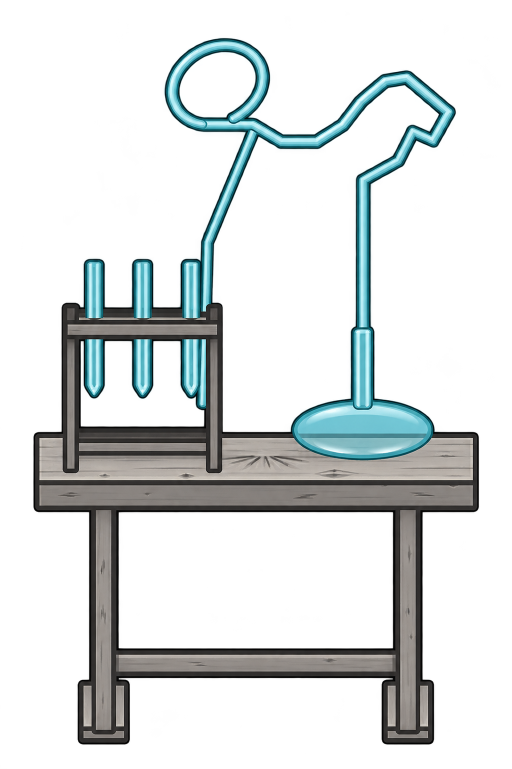
#> input picture art/conversion/scn-alchemist-table/v3/refined-front-raw.png, 1023 x 1537 px (shown at 1/2 size)
$ python prepare-front-guided-turnaround.py
#> lines starting #> are read from the running program, lines starting #| are printed output that depends on the picture; after the words box and inside, x2 and y2 are one past the last pixel; in counts of white or black regions, pixels touching at a corner belong together
"""Inspect and register the refined front before requesting the remaining views."""
from pathlib import Path
from datetime import datetime,timezone
import hashlib,json,shutil
import numpy as np
from scipy import ndimage
from PIL import Image
HERE=Path(__file__).resolve().parent;ROOT=HERE.parents[3]
assert not (HERE/'first-front-structural-review.json').exists()
def ref(p):return dict(path=p.relative_to(ROOT).as_posix(),sha256=hashlib.sha256(p.read_bytes()).hexdigest())
def write(n,d):(HERE/n).write_bytes((json.dumps(d,indent=2)+'\n').encode())
raw=Path('C:/Users/darka/.codex/generated_images/01a15150-6512-7ae1-9634-400d4b94d6cb/exec-958e1dc7-3725-455f-abe3-4461f2e6c2fc.png');shutil.copyfile(raw,HERE/'refined-front-raw.png')
now=datetime.now(timezone.utc).isoformat()
review=dict(timestamp=now,status='PASS',scope='First front refinement structural inspection before extraction',raw=ref(HERE/'refined-front-raw.png'),findings=['Wooden table, supports/brace, radial burns, left three-phial rack and tall connected coil/alembic retained.','Rectangular tabletop boundaries stay parallel; no camera yaw or converging edge replacement.','All tips/feet and glass openings remain on the complete canvas. Generated extra edge thickness/glow are not selected alpha.','Use visible neutral wood and pale-cyan glass surfaces only; preserve original constructed geometry and full-cell frame.'],native_acceptance='Not performed; full-set generation gate unchanged.')
write('first-front-structural-review.json',review)
source=Image.open(HERE/'refined-front-raw.png').convert('RGBA').resize((512,768),Image.Resampling.LANCZOS);a=np.array(source).astype(float);ownership=np.array(Image.open(HERE/'ownership-south.png').convert('RGBA'));envelope=ownership[:,:,3]>0;glass=envelope&(ownership[:,:,0]>32);wood=envelope&~glass
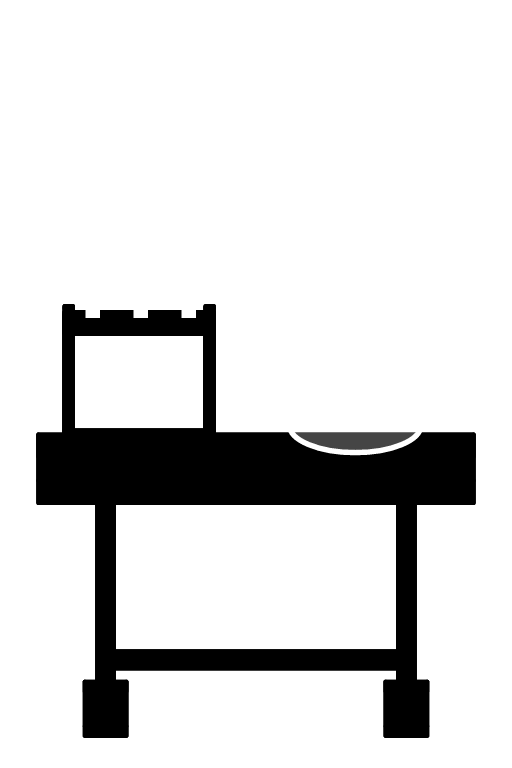
#> input picture art/conversion/scn-alchemist-table/v3/ownership-south.png, 512 x 768 px
#> further down, ownership is the input picture: shape (768, 512, 4); mean R, G, B, A 14.2, 14.2, 14.2, 48.5
#> after `envelope = ownership[:, :, 3] > 0`:
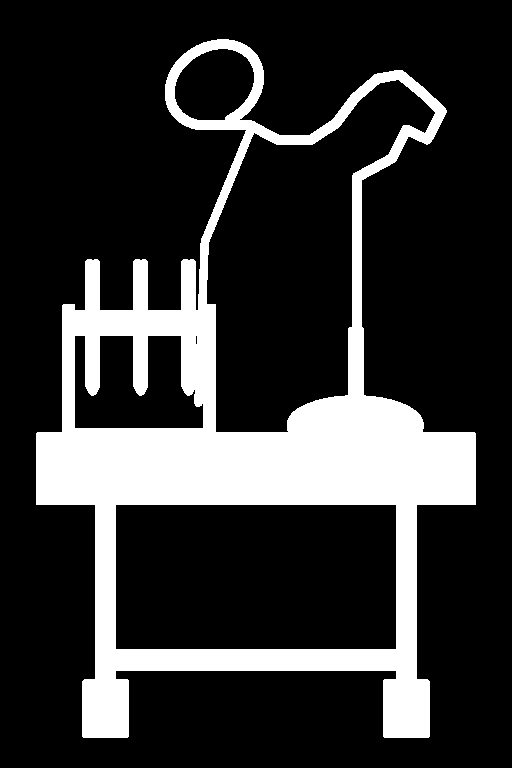
#> envelope: shape (768, 512) bool; 20% white; 1 white region, box (x1, y1, x2, y2) and area: (36, 39, 476, 738) 78618
#> after `glass = envelope & (ownership[:, :, 0] > 32)`: glass: shape (768, 512) bool; 5.9% white; 7 white regions, largest, box (x1, y1, x2, y2) and area: (165, 39, 447, 456) 17377, (181, 336, 203, 407) 1363, (85, 259, 100, 318) 877
#> after `wood = envelope & ~glass`: wood: shape (768, 512) bool; 14.1% white; 1 white region, box (x1, y1, x2, y2) and area: (36, 304, 476, 738) 55545
gray=a[:,:,:3].mean(2);known_alpha=a[:,:,3]>64
#> after `known_alpha = a[:, :, 3] > 64`: known_alpha: shape (768, 512) bool; 24.8% white; 1 white region, box (x1, y1, x2, y2) and area: (33, 38, 480, 744) 97618
neutral=np.ptp(a[:,:,:3],axis=2)<20;cyan=(a[:,:,1]-a[:,:,0]>5)&(a[:,:,2]-a[:,:,0]>5)
#> after `neutral = np.ptp(a[:, :, :3], axis=2) < 20`: neutral: shape (768, 512) bool; 91.1% white; 227 black regions (213 under 20 px), largest, box (x1, y1, x2, y2) and area: (114, 37, 458, 461) 28840, (173, 339, 207, 410) 1579, (79, 257, 113, 319) 1328
#> after `cyan = (a[:, :, 1] - a[:, :, 0] > 5) & (a[:, :, 2] - a[:, :, 0] > 5)`: cyan: shape (768, 512) bool; 8.8% white; 158 white regions (151 under 20 px), largest, box (x1, y1, x2, y2) and area: (122, 37, 458, 460) 28389, (80, 338, 207, 410) 4328, (76, 258, 121, 318) 1361
known_wood=wood&known_alpha&neutral&(gray>35)&(gray<245)
#> known_wood: shape (768, 512) bool; 13.2% white; 3 white regions (2 under 20 px), largest, box (x1, y1, x2, y2) and area: (36, 304, 476, 738) 51931
known_glass=glass&known_alpha&(cyan|((a[:,:,:3].min(2)>180)&neutral))
#> known_glass: shape (768, 512) bool; 5.3% white; 7 white regions, largest, box (x1, y1, x2, y2) and area: (165, 39, 447, 456) 15259, (181, 339, 203, 407) 1271, (85, 259, 100, 318) 877
assert known_wood.any() and known_glass.any()
unknown=np.zeros(envelope.shape,bool)
for area,known in [(wood,known_wood),(glass,known_glass)]:
    missing=area&~known;unknown|=missing;indices=ndimage.distance_transform_edt(~known,return_distances=False,return_indices=True);gray[missing]=gray[indices[0][missing],indices[1][missing]]
#> this loop made 2 passes
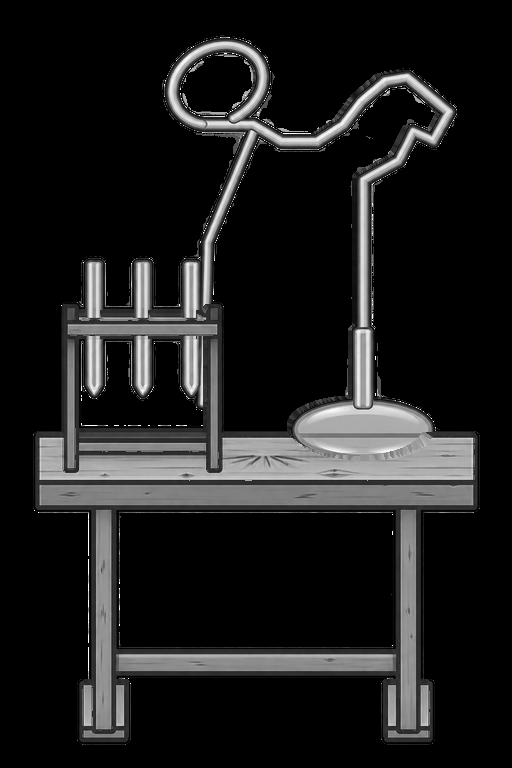
#> gray: shape (768, 512) float64; min 0, max 255, mean 29.9
v=np.uint8(np.clip(np.round(gray),0,255));v[~envelope]=0;base=Image.fromarray(np.dstack([v,v,v,ownership[:,:,3]]));base.save(HERE/'selected-front-neutral.png')
#> after `v[~envelope] = 0`:
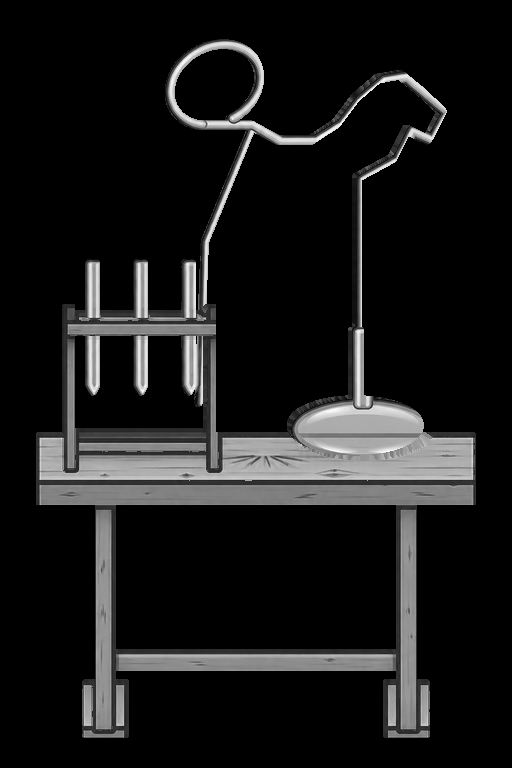
#> v: shape (768, 512); min 0, max 255, mean 25.2
detail_alpha=np.uint8(np.round(ownership[:,:,3].astype(float)*ownership[:,:,0]/255));detail=base.copy();detail.putalpha(Image.fromarray(detail_alpha));b=np.array(detail);b[b[:,:,3]==0,:3]=0;detail=Image.fromarray(b);detail.save(HERE/'selected-front-detail.png')
#> after `detail_alpha = np.uint8(np.round(ownership[:, :, 3].astype(float) * ow`:
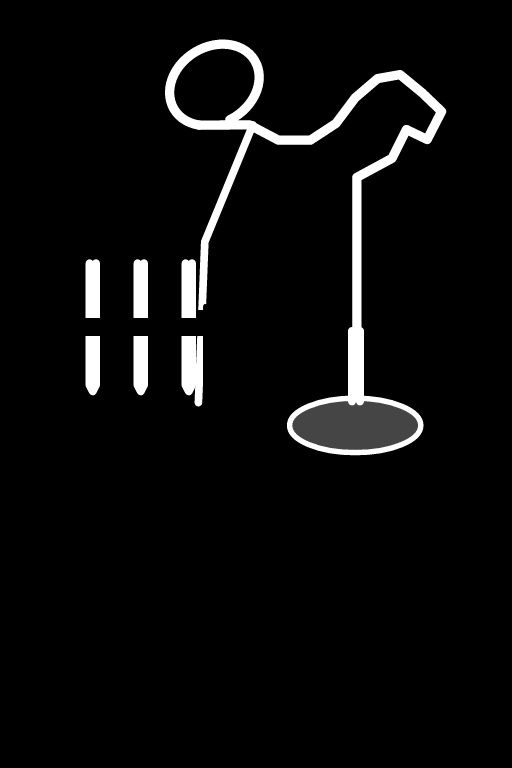
#> detail_alpha: shape (768, 512); min 0, max 255, mean 11.9
colored=detail.copy();b=np.array(colored);b[:,:,:3]=np.uint8(np.round(b[:,:,:3]*np.array([119,191,207])/255));colored=Image.fromarray(b);context=Image.alpha_composite(base,colored);context.save(HERE/'selected-front-context.png');Image.fromarray(np.uint8(unknown)*255).save(HERE/'front-material-continuation.png')
#> after `b[:, :, :3] = np.uint8(np.round(b[:, :, :3] * np.array([119, 191, 207]`:
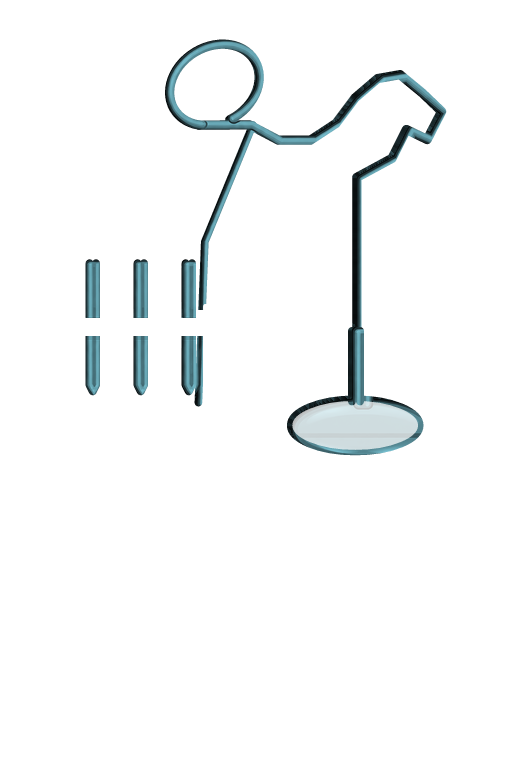
#> b: shape (768, 512, 4); mean R, G, B, A 3.8, 6.2, 6.7, 11.9; transparent parts drawn white
write('front-material-selection.json',dict(raw=ref(HERE/'refined-front-raw.png'),structural_gate=ref(HERE/'first-front-structural-review.json'),method='Resize whole source once to common512x768. Select neutral wood and cyan/white glass material inside fixed full ownership coverage; continue unmatched edge pixels from nearest same material. Preserve constructed alpha/depth, excluding generated glow and geometry changes.',known_wood=int(known_wood.sum()),known_glass=int(known_glass.sum()),continued_pixels=int(unknown.sum()),scope='Selected front authoring anchor, not native registration or acceptance.'))
sheet=Image.new('RGBA',(2048,768));sheet.paste(context,(0,0))
#> after `sheet = Image.new('RGBA', (2048, 768))`: sheet: PIL image 2048x768 RGBA; every value is 0
#> after `sheet.paste(context, (0, 0))`:
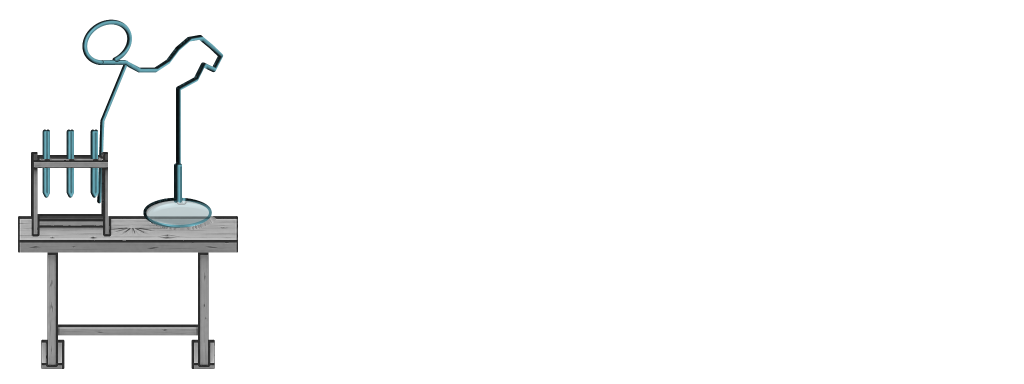
#> sheet: PIL image 2048x768 RGBA (shown at 1/2 size); mean R, G, B, A 5.4, 5.9, 6, 12.3; transparent parts drawn white
#> (the run stopped early here; a loop or call above may not have finished)
